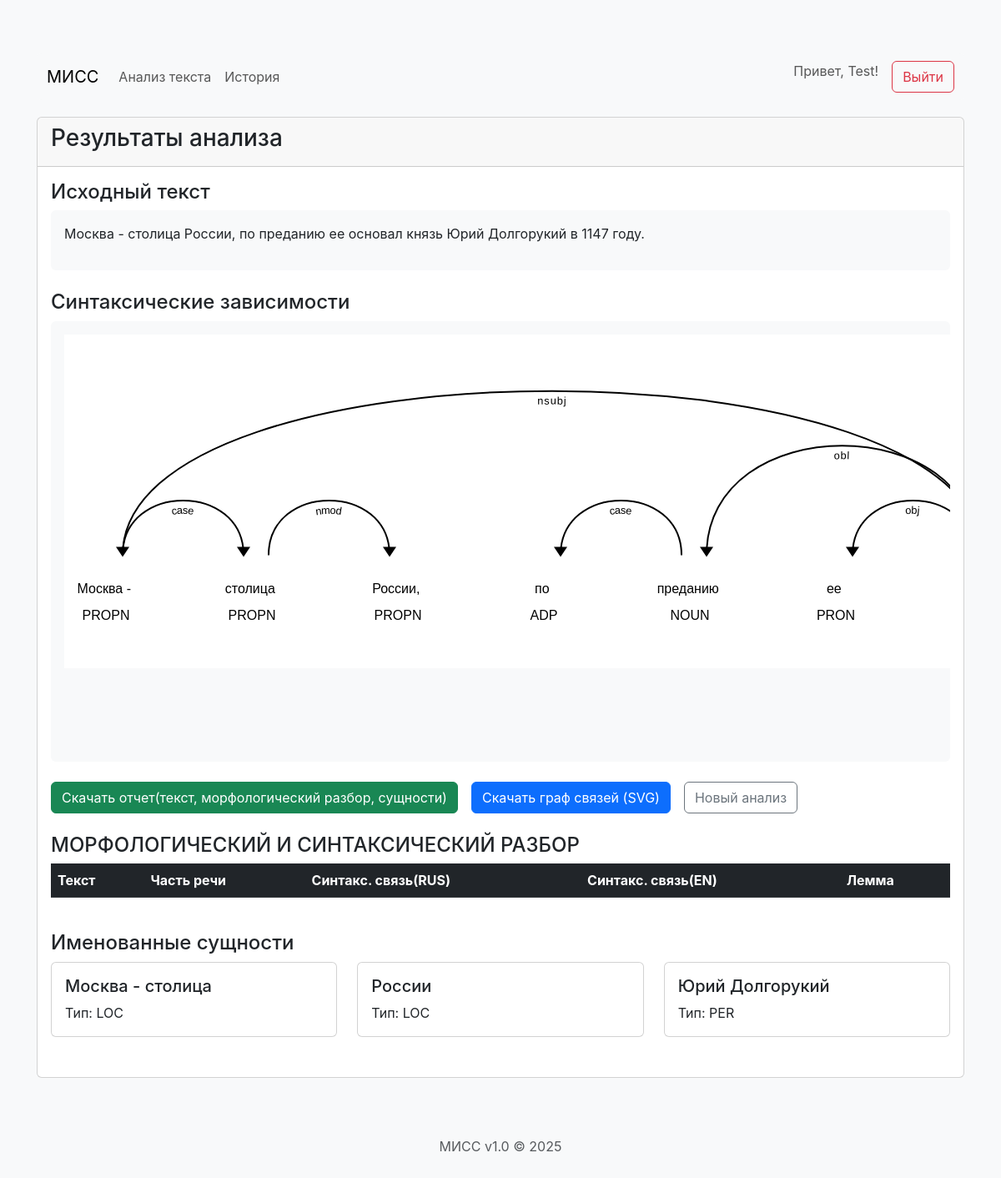
/history/5/ (signed in), run on the app's committed database.
### app/models.py (models this page shows, shortened)
class AnalysisResult(models.Model):
    user = models.ForeignKey(User, on_delete=models.CASCADE, null=True, blank=True)
    input_text = models.TextField()
    entities = models.JSONField(default=list)
    visualization_html = models.TextField()
    morph_analysis = models.JSONField(default=list)  # Добавьте это поле
    analysis_date = models.DateTimeField(auto_now_add=True)

### app/views.py (the view)
# urls.py: path('history/<int:analysis_id>/', views.view_analysis, name='view_analysis'),
@login_required
def view_analysis(request, analysis_id):
    analysis = AnalysisResult.objects.get(id=analysis_id, user=request.user)
    return render(request, 'analysis_result.html', {
        'original_text': analysis.input_text,
        'visualization': analysis.visualization_html,
        'entities': analysis.entities  # Передаём сохранённые сущности
    })

### app/templates/analysis_result.html (shortened to what this page needs)
{% extends "base.html" %}
{% block content %}
<div class="card mb-4">
    <div class="card-header">
        <h3>Результаты анализа</h3>
    </div>
    <div class="card-body">
        <div class="mb-4">
            <h4>Исходный текст</h4>
            <div class="p-3 bg-light rounded">
                {{ original_text|linebreaks }}
            </div>
        </div>
        <div class="mb-4">
            <h4>Синтаксические зависимости</h4>
            <div class="p-3 bg-light rounded overflow-auto">
                {{ visualization|safe }}
            </div>
        </div>
        <div class="d-flex gap-3 mb-4">
        <form method="post" action="{% url 'download_text' %}">
            <button type="submit" class="btn btn-success">
                 Скачать отчет(текст, морфологический разбор, сущности)
            </button>
        </form>
        <form method="post" action="{% url 'download_visualization' %}">
            <button type="submit" class="btn btn-primary">
                 Скачать граф связей (SVG)
            </button>
        </form>
        <a href="{% url 'analyze' %}" class="btn btn-outline-secondary">
             Новый анализ
        </a>
    </div>
        <div class="mb-4">
            <h4>МОРФОЛОГИЧЕСКИЙ И СИНТАКСИЧЕСКИЙ РАЗБОР</h4>
            <div class="table-responsive">
            <table class="table table-striped">
                <thead class="table-dark">
                    <tr>
                        <th>Текст</th>
                        <th>Часть речи</th>
                        <th>Синтакс. связь(RUS)</th>
                        <th> Синтакс. связь(EN) </th>
                        <th>Лемма</th>
                    </tr>
                </thead>
            </table>
        </div>
        </div>
        <div class="mb-4">
            <h4>Именованные сущности</h4>
            {% if entities %}
                <div class="row">
                    {% for entity in entities %}
                    <div class="col-md-4 mb-2">
                        <div class="card">
                            <div class="card-body">
                                <h5 class="card-title">{{ entity.text }}</h5>
                                <p class="card-text">Тип: {{ entity.label }}</p>
                            </div>
                        </div>
                    </div>
                    {% endfor %}
                </div>
            {% else %}
                <p>Не найдено именованных сущностей</p>
            {% endif %}
        </div>
    </div>
</div>
{% endblock %}

### app/templates/base.html (shortened to what this page needs)
<!DOCTYPE html>
<html lang="ru">
<head>
    <link href="https://cdn.jsdelivr.net/npm/bootstrap@5.3.0/dist/css/bootstrap.min.css" rel="stylesheet">
</head>
<body>
    <div class="container">
        <nav class="navbar navbar-expand-lg navbar-light bg-light rounded">
            <div class="container-fluid">
                <a class="navbar-brand" href="{% url 'analyze' %}">МИСС</a>
                <div class="collapse navbar-collapse">
                    <ul class="navbar-nav me-auto">
                        <li class="nav-item">
                            <a class="nav-link" href="{% url 'analyze' %}">Анализ текста</a>
                        </li>
                        {% if user.is_authenticated %}
                        <li class="nav-item">
                            <a class="nav-link" href="{% url 'history' %}">История</a>
                        </li>
                        {% endif %}
                    </ul>
                    <ul class="navbar-nav">
                        {% if user.is_authenticated %}
                        <li class="nav-item">
                            <span class="navbar-text me-3">Привет, {{ user.username }}!</span>
                        </li>
                        <li class="nav-item">
                            <form method="post" action="{% url 'logout' %}">
                                <button type="submit" class="btn btn-outline-danger">Выйти</button>
                            </form>
                        </li>
                        {% endif %}
                    </ul>
                </div>
            </div>
        </nav>
        <div class="content">
            {% block content %}{% endblock %}
        </div>
        <footer class="footer text-center">
            <div class="container">
                <span class="text-muted">МИСС v1.0 &copy; {% now "Y" %}</span>
            </div>
        </footer>
    </div>
</body>
</html>

### app/templates/base.html (style rules this page uses)
body { padding-top: 20px; background-color: #f8f9fa; }
.navbar { margin-bottom: 20px; }
.footer { margin-top: 50px; padding: 20px 0; color: #6c757d; }

### data on the page
AnalysisResult: input_text "Москва - столица России, по преданию ее основал князь Юрий Долгорукий в 1147 году.", visualization_html "Москва - PROPN столица PROPN России, PROPN по ADP преданию NOUN ее PRON nsubj case nmod case obl obj"

### other printed values
{{ user.username }} "Test"
{{ entity.text }} "Москва - столица" "России" "Юрий Долгорукий"
{{ entity.label }} "LOC" "LOC" "PER"
